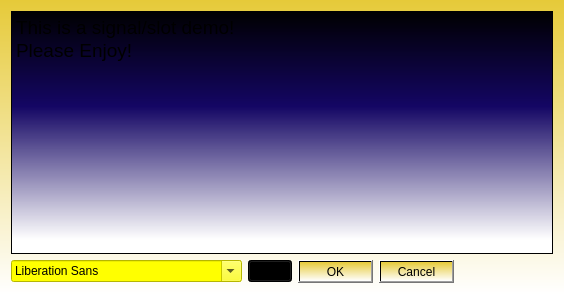
<?xml version="1.0" encoding="UTF-8"?>
<ui version="4.0">
 <class>CWidgetBase</class>
 <widget class="QWidget" name="CWidgetBase">
  <property name="geometry">
   <rect>
    <x>0</x>
    <y>0</y>
    <width>564</width>
    <height>294</height>
   </rect>
  </property>
  <property name="windowTitle">
   <string>Form</string>
  </property>
  <property name="styleSheet">
   <string notr="true">background-color: qlineargradient(spread:pad, x1:0, y1:0, x2:0, y2:1, stop:0 rgba(230, 202, 57, 255), stop:1 rgba(255, 255, 255, 255));</string>
  </property>
  <layout class="QGridLayout" name="gridLayout">
   <item row="2" column="0">
    <layout class="QHBoxLayout" name="horizontalLayout_4">
     <item>
      <widget class="QFontComboBox" name="fontComboBox">
       <property name="styleSheet">
        <string notr="true">border-color: rgb(41, 255, 94);
font: 12pt &quot;华文琥珀&quot;;
background-color: rgb(255, 255, 0);</string>
       </property>
      </widget>
     </item>
     <item>
      <widget class="QComboBox" name="cbFontSize">
       <item>
        <property name="text">
         <string>8</string>
        </property>
       </item>
       <item>
        <property name="text">
         <string>10</string>
        </property>
       </item>
       <item>
        <property name="text">
         <string>12</string>
        </property>
       </item>
       <item>
        <property name="text">
         <string>16</string>
        </property>
       </item>
       <item>
        <property name="text">
         <string>24</string>
        </property>
       </item>
       <item>
        <property name="text">
         <string>32</string>
        </property>
       </item>
       <item>
        <property name="text">
         <string>64</string>
        </property>
       </item>
      </widget>
     </item>
     <item>
      <widget class="QDialogButtonBox" name="buttonBox">
       <property name="orientation">
        <enum>Qt::Horizontal</enum>
       </property>
       <property name="standardButtons">
        <set>QDialogButtonBox::Cancel|QDialogButtonBox::Ok</set>
       </property>
      </widget>
     </item>
     <item>
      <spacer name="horizontalSpacer_4">
       <property name="orientation">
        <enum>Qt::Horizontal</enum>
       </property>
       <property name="sizeHint" stdset="0">
        <size>
         <width>40</width>
         <height>20</height>
        </size>
       </property>
      </spacer>
     </item>
    </layout>
   </item>
   <item row="1" column="0">
    <widget class="QPlainTextEdit" name="plainTextEdit">
     <property name="font">
      <font>
       <family>Arial</family>
       <pointsize>14</pointsize>
      </font>
     </property>
     <property name="styleSheet">
      <string notr="true">;
background-color: qlineargradient(spread:repeat, x1:0, y1:0, x2:0, y2:1, stop:0 rgba(0, 0, 0, 255), stop:0.393035 rgba(20, 6, 100, 255), stop:0.940299 rgba(255, 255, 255, 255));</string>
     </property>
     <property name="plainText">
      <string>This is a signal/slot demo!
Please Enjoy!</string>
     </property>
    </widget>
   </item>
   <item row="0" column="0">
    <layout class="QGridLayout" name="gridLayout_2"/>
   </item>
  </layout>
 </widget>
 <resources>
  <include location="ks05_11.qrc"/>
 </resources>
 <connections/>
</ui>
